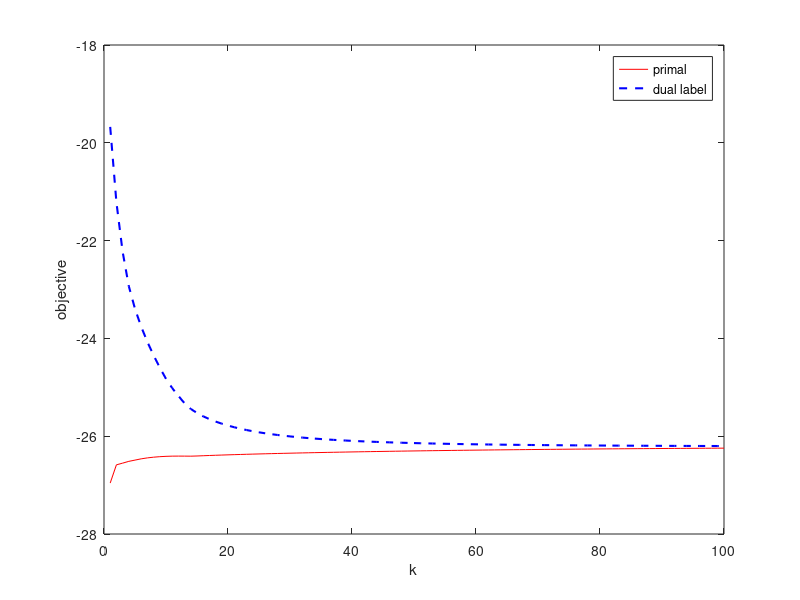
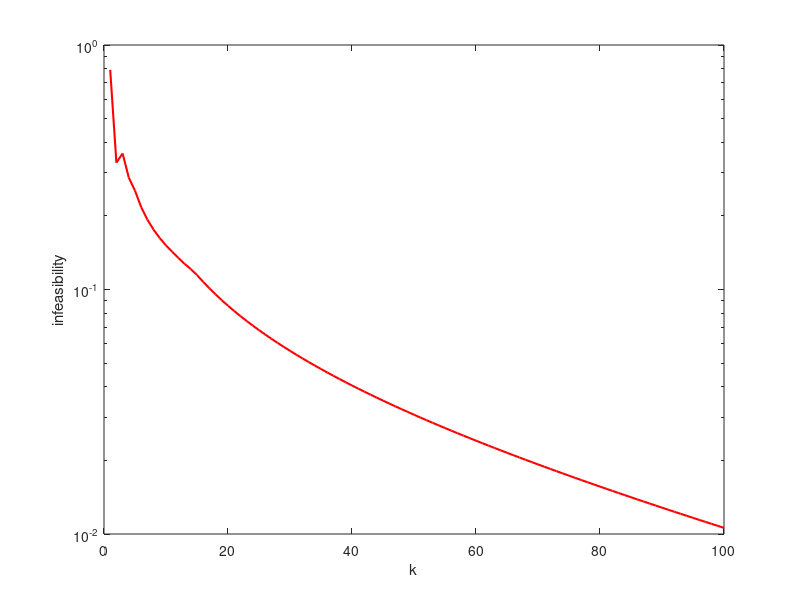

Source code (MATLAB) for these figures, in order:
% FLOW_CONTROL.M
% Solve:
%
% maximize    sum(log(f))
% subject to  R*f <= c
%
% via dual decomposition

alpha=3;

m = 12; %number of links
n = 10; %number of flows

% Routing matrix
R = [0 0 1 0 0 1 0 0 0 0 0 1;
     1 0 0 1 0 0 0 1 1 0 0 0;
     0 0 1 0 0 0 0 0 1 0 1 0;
     0 0 0 0 1 0 1 0 0 0 0 1;
     1 1 0 0 0 0 1 0 0 0 1 0;
     0 0 0 0 0 1 0 1 0 1 0 0;
     0 0 1 0 0 0 0 1 0 1 0 0;
     1 1 0 1 1 0 0 0 0 0 0 0;
     0 0 0 1 0 1 0 0 1 1 0 0;
     1 0 0 0 1 0 0 1 0 0 1 0]';
 
% Capacity limits
rand('state',1);
c = 0.1 + 0.9*rand(m,1);

% Solve problem using cvx
if 0
cvx_begin
   variable f_star(n)
   dual variable lambda_star
   maximize(geomean(f_star))
   subject to
       lambda_star: R*f_star <= c
cvx_end
end
 
% Solve using dual decomposition
MAX_ITER = 100;
lambda = 1*ones(m,1);
prim_obj = []; dual_obj = []; infeas = [];
for i = 1:MAX_ITER
    % Flow updates
    f = 1./(R'*lambda);
    infeas = [infeas max(R*f-c)];    
    
    
    % Scale flows to feasibility
    eta = (R*f)./c;
    for j = 1:n
        f_feas(j,1) = (1/max(eta(find(R(:,j)))))*f(j);
    end
    prim_obj = [prim_obj sum(log(f_feas))];
    
    % Dual subgradient
    g = c-R*f;
    
    % Price update
    lambda = lambda - alpha*1*g;
    lambda(lambda<0) = 0;
    dual_obj = [dual_obj -sum(log(R'*lambda))+lambda'*c-n];
end

figure(1), clf
set(gca,'FontSize',16);
plot(1:MAX_ITER,prim_obj,'r-',1:MAX_ITER,dual_obj,'b--','LineWidth',1.5);
legend('primal','dual label')
xlabel('k'), ylabel('objective')
print -depsc flow_control_evol.eps

figure(2), clf
set(gca,'FontSize',16);
semilogy(1:MAX_ITER,infeas,'r-','LineWidth',1.5);
xlabel('k'), ylabel('infeasibility')
print -depsc max_cap_viol.eps
